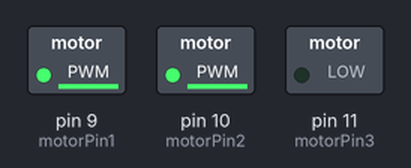
A sketch run on a simulated Arduino Uno, built with avr-gcc and run on an emulated ATmega328P. Shown: switched loads named in the sketch (green lamp = pin HIGH).

Above: at 0.2 s.
Timing chart, 0 to 1.7 s (numbered marks = the images above):
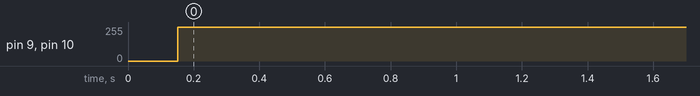

Measured:
- by itself, pin 9 (motorPin1), pin 10 (motorPin2): 0/255 → 254/255 at 0.15 s

The sketch:

BLDC_with_3phase_square.ino
```cpp
// (licence header left out)
const int motorDelayActual = 150;
const int motorPin1 =9;
const int motorPin2 =10;
const int motorPin3 =11;
const int motorPinState[]={1,1,1,0,0,0};
int currentStepA=0;
int currentStepB=2;
int currentStepC=4;
long lastMotorDelayTime = 0;
void setup () {
pinMode(motorPin1, OUTPUT);
pinMode(motorPin2, OUTPUT);
pinMode(motorPin3, OUTPUT);
}
void loop () {
if((millis() - lastMotorDelayTime) > motorDelayActual){
currentStepA = currentStepA ++;
if(currentStepA > 5) currentStepA = 0;
if(currentStepA < 0) currentStepA = 5;
currentStepB = currentStepB ++;
if(currentStepB > 5) currentStepB = 0;
if(currentStepB < 0) currentStepB = 5;
currentStepC = currentStepC ++;
if(currentStepC > 5) currentStepC = 0;
if(currentStepC < 0) currentStepC = 5;
lastMotorDelayTime = millis();
analogWrite(motorPin1, 254 * motorPinState[currentStepA]);
analogWrite(motorPin2, 254 * motorPinState[currentStepB]);
analogWrite(motorPin3, 254 * motorPinState[currentStepC]);
}
}
// Copyright (C) 2015 ArduinoDeXXX All Rights Reserved.
```
